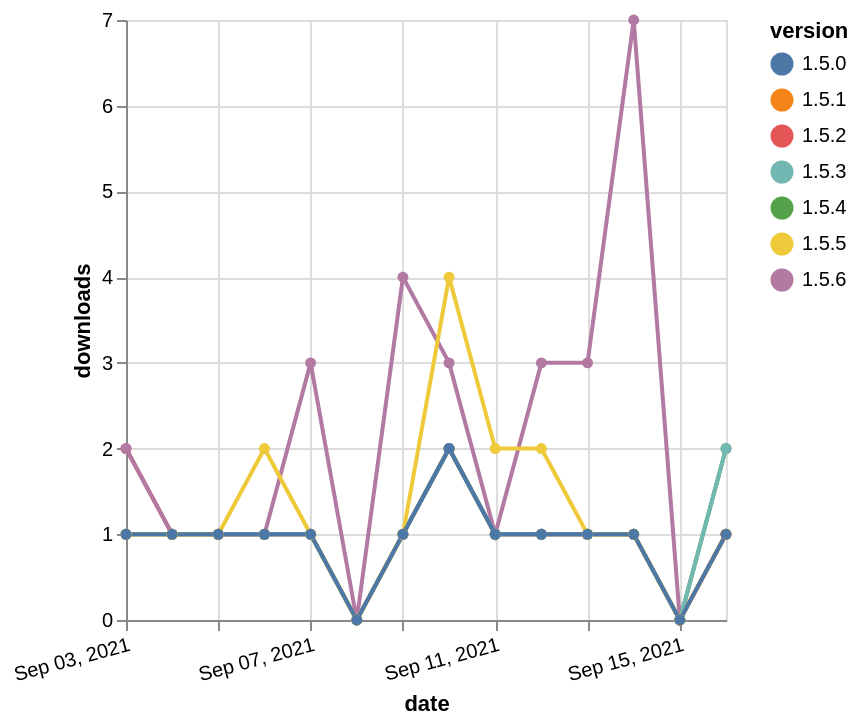

Express this chart as Vega-Lite.
### Vega-Lite specification from a JSON file in a GitHub repository (floating-point values rounded to 4 significant figures)
{"$schema": "https://vega.github.io/schema/vega-lite/v5.json", "description": "A simple bar chart with embedded data.", "data": {"values": [{"date": "2021-09-03", "total": 185, "delta": 2, "version": "1.5.2"}, {"date": "2021-09-04", "total": 186, "delta": 1, "version": "1.5.2"}, {"date": "2021-09-05", "total": 187, "delta": 1, "version": "1.5.2"}, {"date": "2021-09-06", "total": 188, "delta": 1, "version": "1.5.2"}, {"date": "2021-09-07", "total": 189, "delta": 1, "version": "1.5.2"}, {"date": "2021-09-08", "total": 189, "delta": 0, "version": "1.5.2"}, {"date": "2021-09-09", "total": 190, "delta": 1, "version": "1.5.2"}, {"date": "2021-09-10", "total": 192, "delta": 2, "version": "1.5.2"}, {"date": "2021-09-11", "total": 193, "delta": 1, "version": "1.5.2"}, {"date": "2021-09-12", "total": 194, "delta": 1, "version": "1.5.2"}, {"date": "2021-09-13", "total": 195, "delta": 1, "version": "1.5.2"}, {"date": "2021-09-14", "total": 196, "delta": 1, "version": "1.5.2"}, {"date": "2021-09-15", "total": 196, "delta": 0, "version": "1.5.2"}, {"date": "2021-09-16", "total": 197, "delta": 1, "version": "1.5.2"}, {"date": "2021-09-03", "total": 207, "delta": 1, "version": "1.5.4"}, {"date": "2021-09-04", "total": 208, "delta": 1, "version": "1.5.4"}, {"date": "2021-09-05", "total": 209, "delta": 1, "version": "1.5.4"}, {"date": "2021-09-06", "total": 210, "delta": 1, "version": "1.5.4"}, {"date": "2021-09-07", "total": 211, "delta": 1, "version": "1.5.4"}, {"date": "2021-09-08", "total": 211, "delta": 0, "version": "1.5.4"}, {"date": "2021-09-09", "total": 212, "delta": 1, "version": "1.5.4"}, {"date": "2021-09-10", "total": 214, "delta": 2, "version": "1.5.4"}, {"date": "2021-09-11", "total": 215, "delta": 1, "version": "1.5.4"}, {"date": "2021-09-12", "total": 216, "delta": 1, "version": "1.5.4"}, {"date": "2021-09-13", "total": 217, "delta": 1, "version": "1.5.4"}, {"date": "2021-09-14", "total": 218, "delta": 1, "version": "1.5.4"}, {"date": "2021-09-15", "total": 218, "delta": 0, "version": "1.5.4"}, {"date": "2021-09-16", "total": 220, "delta": 2, "version": "1.5.4"}, {"date": "2021-09-03", "total": 385, "delta": 2, "version": "1.5.6"}, {"date": "2021-09-04", "total": 386, "delta": 1, "version": "1.5.6"}, {"date": "2021-09-05", "total": 387, "delta": 1, "version": "1.5.6"}, {"date": "2021-09-06", "total": 388, "delta": 1, "version": "1.5.6"}, {"date": "2021-09-07", "total": 391, "delta": 3, "version": "1.5.6"}, {"date": "2021-09-08", "total": 391, "delta": 0, "version": "1.5.6"}, {"date": "2021-09-09", "total": 395, "delta": 4, "version": "1.5.6"}, {"date": "2021-09-10", "total": 398, "delta": 3, "version": "1.5.6"}, {"date": "2021-09-11", "total": 399, "delta": 1, "version": "1.5.6"}, {"date": "2021-09-12", "total": 402, "delta": 3, "version": "1.5.6"}, {"date": "2021-09-13", "total": 405, "delta": 3, "version": "1.5.6"}, {"date": "2021-09-14", "total": 412, "delta": 7, "version": "1.5.6"}, {"date": "2021-09-15", "total": 412, "delta": 0, "version": "1.5.6"}, {"date": "2021-09-16", "total": 413, "delta": 1, "version": "1.5.6"}, {"date": "2021-09-03", "total": 300, "delta": 1, "version": "1.5.1"}, {"date": "2021-09-04", "total": 301, "delta": 1, "version": "1.5.1"}, {"date": "2021-09-05", "total": 302, "delta": 1, "version": "1.5.1"}, {"date": "2021-09-06", "total": 303, "delta": 1, "version": "1.5.1"}, {"date": "2021-09-07", "total": 304, "delta": 1, "version": "1.5.1"}, {"date": "2021-09-08", "total": 304, "delta": 0, "version": "1.5.1"}, {"date": "2021-09-09", "total": 305, "delta": 1, "version": "1.5.1"}, {"date": "2021-09-10", "total": 307, "delta": 2, "version": "1.5.1"}, {"date": "2021-09-11", "total": 308, "delta": 1, "version": "1.5.1"}, {"date": "2021-09-12", "total": 309, "delta": 1, "version": "1.5.1"}, {"date": "2021-09-13", "total": 310, "delta": 1, "version": "1.5.1"}, {"date": "2021-09-14", "total": 311, "delta": 1, "version": "1.5.1"}, {"date": "2021-09-15", "total": 311, "delta": 0, "version": "1.5.1"}, {"date": "2021-09-16", "total": 312, "delta": 1, "version": "1.5.1"}, {"date": "2021-09-03", "total": 179, "delta": 1, "version": "1.5.3"}, {"date": "2021-09-04", "total": 180, "delta": 1, "version": "1.5.3"}, {"date": "2021-09-05", "total": 181, "delta": 1, "version": "1.5.3"}, {"date": "2021-09-06", "total": 182, "delta": 1, "version": "1.5.3"}, {"date": "2021-09-07", "total": 183, "delta": 1, "version": "1.5.3"}, {"date": "2021-09-08", "total": 183, "delta": 0, "version": "1.5.3"}, {"date": "2021-09-09", "total": 184, "delta": 1, "version": "1.5.3"}, {"date": "2021-09-10", "total": 186, "delta": 2, "version": "1.5.3"}, {"date": "2021-09-11", "total": 187, "delta": 1, "version": "1.5.3"}, {"date": "2021-09-12", "total": 188, "delta": 1, "version": "1.5.3"}, {"date": "2021-09-13", "total": 189, "delta": 1, "version": "1.5.3"}, {"date": "2021-09-14", "total": 190, "delta": 1, "version": "1.5.3"}, {"date": "2021-09-15", "total": 190, "delta": 0, "version": "1.5.3"}, {"date": "2021-09-16", "total": 192, "delta": 2, "version": "1.5.3"}, {"date": "2021-09-03", "total": 340, "delta": 1, "version": "1.5.5"}, {"date": "2021-09-04", "total": 341, "delta": 1, "version": "1.5.5"}, {"date": "2021-09-05", "total": 342, "delta": 1, "version": "1.5.5"}, {"date": "2021-09-06", "total": 344, "delta": 2, "version": "1.5.5"}, {"date": "2021-09-07", "total": 345, "delta": 1, "version": "1.5.5"}, {"date": "2021-09-08", "total": 345, "delta": 0, "version": "1.5.5"}, {"date": "2021-09-09", "total": 346, "delta": 1, "version": "1.5.5"}, {"date": "2021-09-10", "total": 350, "delta": 4, "version": "1.5.5"}, {"date": "2021-09-11", "total": 352, "delta": 2, "version": "1.5.5"}, {"date": "2021-09-12", "total": 354, "delta": 2, "version": "1.5.5"}, {"date": "2021-09-13", "total": 355, "delta": 1, "version": "1.5.5"}, {"date": "2021-09-14", "total": 356, "delta": 1, "version": "1.5.5"}, {"date": "2021-09-15", "total": 356, "delta": 0, "version": "1.5.5"}, {"date": "2021-09-16", "total": 357, "delta": 1, "version": "1.5.5"}, {"date": "2021-09-03", "total": 217, "delta": 1, "version": "1.5.0"}, {"date": "2021-09-04", "total": 218, "delta": 1, "version": "1.5.0"}, {"date": "2021-09-05", "total": 219, "delta": 1, "version": "1.5.0"}, {"date": "2021-09-06", "total": 220, "delta": 1, "version": "1.5.0"}, {"date": "2021-09-07", "total": 221, "delta": 1, "version": "1.5.0"}, {"date": "2021-09-08", "total": 221, "delta": 0, "version": "1.5.0"}, {"date": "2021-09-09", "total": 222, "delta": 1, "version": "1.5.0"}, {"date": "2021-09-10", "total": 224, "delta": 2, "version": "1.5.0"}, {"date": "2021-09-11", "total": 225, "delta": 1, "version": "1.5.0"}, {"date": "2021-09-12", "total": 226, "delta": 1, "version": "1.5.0"}, {"date": "2021-09-13", "total": 227, "delta": 1, "version": "1.5.0"}, {"date": "2021-09-14", "total": 228, "delta": 1, "version": "1.5.0"}, {"date": "2021-09-15", "total": 228, "delta": 0, "version": "1.5.0"}, {"date": "2021-09-16", "total": 229, "delta": 1, "version": "1.5.0"}]}, "width": "container", "mark": {"type": "line", "point": {"filled": true}}, "encoding": {"x": {"field": "date", "type": "temporal", "timeUnit": "yearmonthdate", "title": "date", "axis": {"labelAngle": -15}}, "y": {"field": "delta", "type": "quantitative", "title": "downloads"}, "color": {"field": "version", "type": "nominal"}, "tooltip": {"field": "delta"}}}
